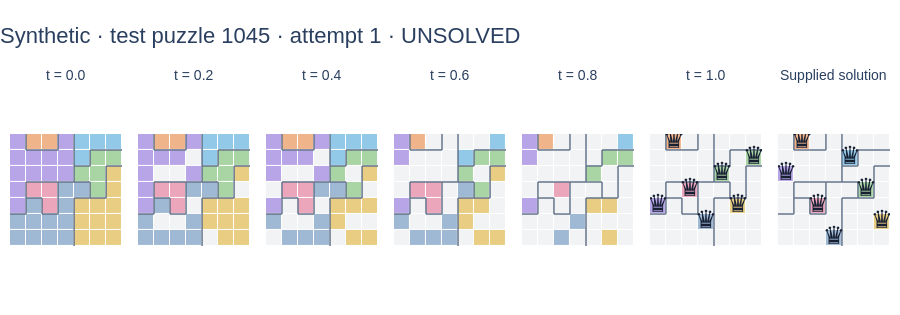
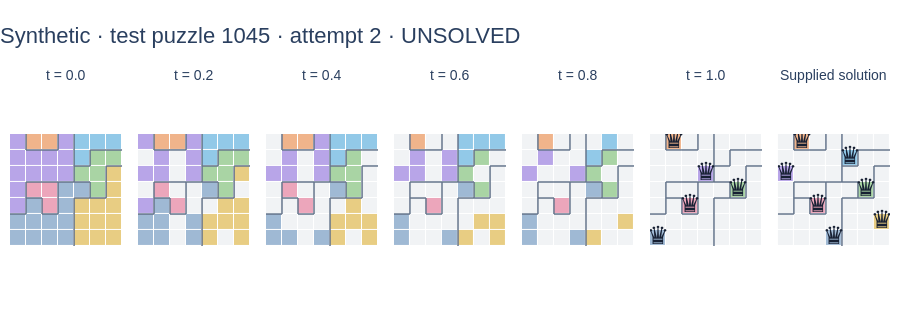

Here is the notebook cell these charts were saved with, in order:
### Code cell
N_TRAJECTORY_PUZZLES = 3
TRAJECTORY_ATTEMPTS = 2
CAPTURE_STEPS = tuple(sorted(set(np.rint(np.linspace(0, FLOW_STEPS, 6)).astype(int))))
trajectory_indices = splits["test"][:N_TRAJECTORY_PUZZLES]
trajectory_progress = widgets.IntProgress(
    value=0,
    max=len(trajectory_indices) * TRAJECTORY_ATTEMPTS * FLOW_STEPS,
    description="Trajectories",
    style={"description_width": "initial"},
    layout=widgets.Layout(width="100%"),
)
display(trajectory_progress)
trajectory_records = []
for puzzle_index in trajectory_indices:
    for attempt in range(TRAJECTORY_ATTEMPTS):
        offset = len(trajectory_records) * FLOW_STEPS

        def update_trajectory(done, total, offset=offset):
            trajectory_progress.value = offset + done

        final, snapshots = sample_queens(
            model,
            regions[puzzle_index],
            steps=FLOW_STEPS,
            seed=SEED + 1000 + len(trajectory_records),
            capture_steps=CAPTURE_STEPS,
            progress=update_trajectory,
        )
        solved = bool(
            solution_checks(regions[puzzle_index], final[0].numpy())["solved"]
        )
        trajectory_records.append((puzzle_index, attempt, snapshots, solved))
trajectory_progress.bar_style = "success"

for puzzle_index, attempt, snapshots, solved in trajectory_records:
    titles = [f"t = {step / FLOW_STEPS:.1f}" for step in CAPTURE_STEPS] + [
        "Supplied solution"
    ]
    fig = make_subplots(
        rows=1, cols=len(titles), subplot_titles=titles, horizontal_spacing=0.018
    )
    for col, step in enumerate(CAPTURE_STEPS, start=1):
        add_board(
            fig,
            snapshots[step][0].numpy(),
            regions[puzzle_index],
            1,
            col,
            queens=step == FLOW_STEPS,
        )
    add_board(
        fig,
        target_tokens[puzzle_index],
        regions[puzzle_index],
        1,
        len(titles),
        queens=True,
    )
    source = puzzles["source_names"][puzzle_index]
    status = "SOLVED" if solved else "UNSOLVED"
    style_boards(
        fig, f"{source} · test puzzle {puzzle_index} · attempt {attempt + 1} · {status}"
    ).show(config=PLOT_CONFIG)

### Figure 1 — Plotly figure (JSON) as saved in the notebook; plotly's stock layout.template omitted (floating-point values rounded to 4 significant figures)
{"data": [{"colorscale": [[0, "#B8A5E8"], [0.125, "#B8A5E8"], [0.125, "#F0B48B"], [0.25, "#F0B48B"], [0.25, "#92C9E8"], [0.375, "#92C9E8"], [0.375, "#A9D4A4"], [0.5, "#A9D4A4"], [0.5, "#E8CD83"], [0.625, "#E8CD83"], [0.625, "#ECA6BB"], [0.75, "#ECA6BB"], [0.75, "#9FB9D4"], [0.875, "#9FB9D4"], [0.875, "#F1F3F5"], [1, "#F1F3F5"]], "customdata": [[0, 1, 1, 0, 2, 2, 2], [0, 0, 0, 0, 2, 3, 3], [0, 0, 0, 0, 3, 3, 4], [0, 5, 5, 6, 6, 3, 4], [0, 6, 5, 6, 4, 4, 4], [6, 6, 6, 6, 4, 4, 4], [6, 6, 6, 6, 4, 4, 4]], "hovertemplate": "row=%{y}, col=%{x}<br>region=%{customdata}<br>token=%{z}<extra></extra>", "showscale": false, "type": "heatmap", "xaxis": "x", "xgap": 1, "yaxis": "y", "ygap": 1, "z": [[0, 1, 1, 0, 2, 2, 2], [0, 0, 0, 0, 2, 3, 3], [0, 0, 0, 0, 3, 3, 4], [0, 5, 5, 6, 6, 3, 4], [0, 6, 5, 6, 4, 4, 4], [6, 6, 6, 6, 4, 4, 4], [6, 6, 6, 6, 4, 4, 4]], "zmax": 7.5, "zmin": -0.5}, {"hoverinfo": "skip", "line": {"color": "#64748B", "width": 1.5}, "mode": "lines", "showlegend": false, "type": "scatter", "x": [0.5, 0.5, null, 0.5, 1.5, null, 2.5, 2.5, null, 1.5, 2.5, null, 3.5, 3.5, null, 4.5, 5.5, null, 5.5, 6.5, null, 3.5, 3.5, null, 4.5, 4.5, null, 3.5, 4.5, null, 5.5, 6.5, null, 0.5, 1.5, null, 1.5, 2.5, null, 3.5, 3.5, null, 2.5, 3.5, null, 3.5, 4.5, null, 5.5, 5.5, null, 0.5, 0.5, null, 0.5, 1.5, null, 2.5, 2.5, null, 4.5, 4.5, null, 3.5, 4.5, null, 5.5, 5.5, null, 4.5, 5.5, null, 0.5, 0.5, null, -0.5, 0.5, null, 1.5, 1.5, null, 2.5, 2.5, null, 1.5, 2.5, null, 3.5, 3.5, null, 3.5, 3.5, null, 3.5, 3.5, null], "xaxis": "x", "y": [-0.5, 0.5, null, 0.5, 0.5, null, -0.5, 0.5, null, 0.5, 0.5, null, -0.5, 0.5, null, 0.5, 0.5, null, 0.5, 0.5, null, 0.5, 1.5, null, 0.5, 1.5, null, 1.5, 1.5, null, 1.5, 1.5, null, 2.5, 2.5, null, 2.5, 2.5, null, 1.5, 2.5, null, 2.5, 2.5, null, 2.5, 2.5, null, 1.5, 2.5, null, 2.5, 3.5, null, 3.5, 3.5, null, 2.5, 3.5, null, 2.5, 3.5, null, 3.5, 3.5, null, 2.5, 3.5, null, 3.5, 3.5, null, 3.5, 4.5, null, 4.5, 4.5, null, 3.5, 4.5, null, 3.5, 4.5, null, 4.5, 4.5, null, 3.5, 4.5, null, 4.5, 5.5, null, 5.5, 6.5, null], "yaxis": "y"}, {"colorscale": [[0, "#B8A5E8"], [0.125, "#B8A5E8"], [0.125, "#F0B48B"], [0.25, "#F0B48B"], [0.25, "#92C9E8"], [0.375, "#92C9E8"], [0.375, "#A9D4A4"], [0.5, "#A9D4A4"], [0.5, "#E8CD83"], [0.625, "#E8CD83"], [0.625, "#ECA6BB"], [0.75, "#ECA6BB"], [0.75, "#9FB9D4"], [0.875, "#9FB9D4"], [0.875, "#F1F3F5"], [1, "#F1F3F5"]], "customdata": [[0, 1, 1, 0, 2, 2, 2], [0, 0, 0, 0, 2, 3, 3], [0, 0, 0, 0, 3, 3, 4], [0, 5, 5, 6, 6, 3, 4], [0, 6, 5, 6, 4, 4, 4], [6, 6, 6, 6, 4, 4, 4], [6, 6, 6, 6, 4, 4, 4]], "hovertemplate": "row=%{y}, col=%{x}<br>region=%{customdata}<br>token=%{z}<extra></extra>", "showscale": false, "type": "heatmap", "xaxis": "x2", "xgap": 1, "yaxis": "y2", "ygap": 1, "z": [[0, 1, 1, 0, 2, 2, 2], [0, 0, 0, 7, 2, 3, 3], [0, 7, 7, 0, 3, 3, 4], [0, 5, 5, 6, 6, 3, 7], [0, 6, 5, 7, 4, 4, 4], [6, 7, 7, 6, 4, 4, 4], [6, 6, 6, 6, 7, 4, 4]], "zmax": 7.5, "zmin": -0.5}, {"hoverinfo": "skip", "line": {"color": "#64748B", "width": 1.5}, "mode": "lines", "showlegend": false, "type": "scatter", "x": [0.5, 0.5, null, 0.5, 1.5, null, 2.5, 2.5, null, 1.5, 2.5, null, 3.5, 3.5, null, 4.5, 5.5, null, 5.5, 6.5, null, 3.5, 3.5, null, 4.5, 4.5, null, 3.5, 4.5, null, 5.5, 6.5, null, 0.5, 1.5, null, 1.5, 2.5, null, 3.5, 3.5, null, 2.5, 3.5, null, 3.5, 4.5, null, 5.5, 5.5, null, 0.5, 0.5, null, 0.5, 1.5, null, 2.5, 2.5, null, 4.5, 4.5, null, 3.5, 4.5, null, 5.5, 5.5, null, 4.5, 5.5, null, 0.5, 0.5, null, -0.5, 0.5, null, 1.5, 1.5, null, 2.5, 2.5, null, 1.5, 2.5, null, 3.5, 3.5, null, 3.5, 3.5, null, 3.5, 3.5, null], "xaxis": "x2", "y": [-0.5, 0.5, null, 0.5, 0.5, null, -0.5, 0.5, null, 0.5, 0.5, null, -0.5, 0.5, null, 0.5, 0.5, null, 0.5, 0.5, null, 0.5, 1.5, null, 0.5, 1.5, null, 1.5, 1.5, null, 1.5, 1.5, null, 2.5, 2.5, null, 2.5, 2.5, null, 1.5, 2.5, null, 2.5, 2.5, null, 2.5, 2.5, null, 1.5, 2.5, null, 2.5, 3.5, null, 3.5, 3.5, null, 2.5, 3.5, null, 2.5, 3.5, null, 3.5, 3.5, null, 2.5, 3.5, null, 3.5, 3.5, null, 3.5, 4.5, null, 4.5, 4.5, null, 3.5, 4.5, null, 3.5, 4.5, null, 4.5, 4.5, null, 3.5, 4.5, null, 4.5, 5.5, null, 5.5, 6.5, null], "yaxis": "y2"}, {"colorscale": [[0, "#B8A5E8"], [0.125, "#B8A5E8"], [0.125, "#F0B48B"], [0.25, "#F0B48B"], [0.25, "#92C9E8"], [0.375, "#92C9E8"], [0.375, "#A9D4A4"], [0.5, "#A9D4A4"], [0.5, "#E8CD83"], [0.625, "#E8CD83"], [0.625, "#ECA6BB"], [0.75, "#ECA6BB"], [0.75, "#9FB9D4"], [0.875, "#9FB9D4"], [0.875, "#F1F3F5"], [1, "#F1F3F5"]], "customdata": [[0, 1, 1, 0, 2, 2, 2], [0, 0, 0, 0, 2, 3, 3], [0, 0, 0, 0, 3, 3, 4], [0, 5, 5, 6, 6, 3, 4], [0, 6, 5, 6, 4, 4, 4], [6, 6, 6, 6, 4, 4, 4], [6, 6, 6, 6, 4, 4, 4]], "hovertemplate": "row=%{y}, col=%{x}<br>region=%{customdata}<br>token=%{z}<extra></extra>", "showscale": false, "type": "heatmap", "xaxis": "x3", "xgap": 1, "yaxis": "y3", "ygap": 1, "z": [[0, 1, 1, 0, 2, 2, 2], [0, 0, 0, 7, 2, 3, 3], [0, 7, 7, 0, 3, 7, 4], [7, 5, 5, 6, 6, 3, 7], [0, 7, 5, 7, 4, 4, 4], [6, 7, 7, 6, 4, 7, 7], [7, 6, 6, 6, 7, 4, 4]], "zmax": 7.5, "zmin": -0.5}, {"hoverinfo": "skip", "line": {"color": "#64748B", "width": 1.5}, "mode": "lines", "showlegend": false, "type": "scatter", "x": [0.5, 0.5, null, 0.5, 1.5, null, 2.5, 2.5, null, 1.5, 2.5, null, 3.5, 3.5, null, 4.5, 5.5, null, 5.5, 6.5, null, 3.5, 3.5, null, 4.5, 4.5, null, 3.5, 4.5, null, 5.5, 6.5, null, 0.5, 1.5, null, 1.5, 2.5, null, 3.5, 3.5, null, 2.5, 3.5, null, 3.5, 4.5, null, 5.5, 5.5, null, 0.5, 0.5, null, 0.5, 1.5, null, 2.5, 2.5, null, 4.5, 4.5, null, 3.5, 4.5, null, 5.5, 5.5, null, 4.5, 5.5, null, 0.5, 0.5, null, -0.5, 0.5, null, 1.5, 1.5, null, 2.5, 2.5, null, 1.5, 2.5, null, 3.5, 3.5, null, 3.5, 3.5, null, 3.5, 3.5, null], "xaxis": "x3", "y": [-0.5, 0.5, null, 0.5, 0.5, null, -0.5, 0.5, null, 0.5, 0.5, null, -0.5, 0.5, null, 0.5, 0.5, null, 0.5, 0.5, null, 0.5, 1.5, null, 0.5, 1.5, null, 1.5, 1.5, null, 1.5, 1.5, null, 2.5, 2.5, null, 2.5, 2.5, null, 1.5, 2.5, null, 2.5, 2.5, null, 2.5, 2.5, null, 1.5, 2.5, null, 2.5, 3.5, null, 3.5, 3.5, null, 2.5, 3.5, null, 2.5, 3.5, null, 3.5, 3.5, null, 2.5, 3.5, null, 3.5, 3.5, null, 3.5, 4.5, null, 4.5, 4.5, null, 3.5, 4.5, null, 3.5, 4.5, null, 4.5, 4.5, null, 3.5, 4.5, null, 4.5, 5.5, null, 5.5, 6.5, null], "yaxis": "y3"}, {"colorscale": [[0, "#B8A5E8"], [0.125, "#B8A5E8"], [0.125, "#F0B48B"], [0.25, "#F0B48B"], [0.25, "#92C9E8"], [0.375, "#92C9E8"], [0.375, "#A9D4A4"], [0.5, "#A9D4A4"], [0.5, "#E8CD83"], [0.625, "#E8CD83"], [0.625, "#ECA6BB"], [0.75, "#ECA6BB"], [0.75, "#9FB9D4"], [0.875, "#9FB9D4"], [0.875, "#F1F3F5"], [1, "#F1F3F5"]], "customdata": [[0, 1, 1, 0, 2, 2, 2], [0, 0, 0, 0, 2, 3, 3], [0, 0, 0, 0, 3, 3, 4], [0, 5, 5, 6, 6, 3, 4], [0, 6, 5, 6, 4, 4, 4], [6, 6, 6, 6, 4, 4, 4], [6, 6, 6, 6, 4, 4, 4]], "hovertemplate": "row=%{y}, col=%{x}<br>region=%{customdata}<br>token=%{z}<extra></extra>", "showscale": false, "type": "heatmap", "xaxis": "x4", "xgap": 1, "yaxis": "y4", "ygap": 1, "z": [[0, 1, 7, 7, 7, 7, 2], [0, 7, 7, 7, 2, 3, 3], [7, 7, 7, 7, 3, 7, 4], [7, 5, 5, 7, 6, 3, 7], [0, 7, 5, 7, 4, 4, 7], [6, 7, 7, 6, 4, 7, 7], [7, 6, 6, 6, 7, 4, 4]], "zmax": 7.5, "zmin": -0.5}, {"hoverinfo": "skip", "line": {"color": "#64748B", "width": 1.5}, "mode": "lines", "showlegend": false, "type": "scatter", "x": [0.5, 0.5, null, 0.5, 1.5, null, 2.5, 2.5, null, 1.5, 2.5, null, 3.5, 3.5, null, 4.5, 5.5, null, 5.5, 6.5, null, 3.5, 3.5, null, 4.5, 4.5, null, 3.5, 4.5, null, 5.5, 6.5, null, 0.5, 1.5, null, 1.5, 2.5, null, 3.5, 3.5, null, 2.5, 3.5, null, 3.5, 4.5, null, 5.5, 5.5, null, 0.5, 0.5, null, 0.5, 1.5, null, 2.5, 2.5, null, 4.5, 4.5, null, 3.5, 4.5, null, 5.5, 5.5, null, 4.5, 5.5, null, 0.5, 0.5, null, -0.5, 0.5, null, 1.5, 1.5, null, 2.5, 2.5, null, 1.5, 2.5, null, 3.5, 3.5, null, 3.5, 3.5, null, 3.5, 3.5, null], "xaxis": "x4", "y": [-0.5, 0.5, null, 0.5, 0.5, null, -0.5, 0.5, null, 0.5, 0.5, null, -0.5, 0.5, null, 0.5, 0.5, null, 0.5, 0.5, null, 0.5, 1.5, null, 0.5, 1.5, null, 1.5, 1.5, null, 1.5, 1.5, null, 2.5, 2.5, null, 2.5, 2.5, null, 1.5, 2.5, null, 2.5, 2.5, null, 2.5, 2.5, null, 1.5, 2.5, null, 2.5, 3.5, null, 3.5, 3.5, null, 2.5, 3.5, null, 2.5, 3.5, null, 3.5, 3.5, null, 2.5, 3.5, null, 3.5, 3.5, null, 3.5, 4.5, null, 4.5, 4.5, null, 3.5, 4.5, null, 3.5, 4.5, null, 4.5, 4.5, null, 3.5, 4.5, null, 4.5, 5.5, null, 5.5, 6.5, null], "yaxis": "y4"}, {"colorscale": [[0, "#B8A5E8"], [0.125, "#B8A5E8"], [0.125, "#F0B48B"], [0.25, "#F0B48B"], [0.25, "#92C9E8"], [0.375, "#92C9E8"], [0.375, "#A9D4A4"], [0.5, "#A9D4A4"], [0.5, "#E8CD83"], [0.625, "#E8CD83"], [0.625, "#ECA6BB"], [0.75, "#ECA6BB"], [0.75, "#9FB9D4"], [0.875, "#9FB9D4"], [0.875, "#F1F3F5"], [1, "#F1F3F5"]], "customdata": [[0, 1, 1, 0, 2, 2, 2], [0, 0, 0, 0, 2, 3, 3], [0, 0, 0, 0, 3, 3, 4], [0, 5, 5, 6, 6, 3, 4], [0, 6, 5, 6, 4, 4, 4], [6, 6, 6, 6, 4, 4, 4], [6, 6, 6, 6, 4, 4, 4]], "hovertemplate": "row=%{y}, col=%{x}<br>region=%{customdata}<br>token=%{z}<extra></extra>", "showscale": false, "type": "heatmap", "xaxis": "x5", "xgap": 1, "yaxis": "y5", "ygap": 1, "z": [[0, 1, 7, 7, 7, 7, 2], [0, 7, 7, 7, 7, 3, 3], [7, 7, 7, 7, 3, 7, 7], [7, 7, 5, 7, 7, 7, 7], [0, 7, 7, 7, 4, 4, 7], [7, 7, 7, 6, 7, 7, 7], [7, 7, 6, 7, 7, 4, 7]], "zmax": 7.5, "zmin": -0.5}, {"hoverinfo": "skip", "line": {"color": "#64748B", "width": 1.5}, "mode": "lines", "showlegend": false, "type": "scatter", "x": [0.5, 0.5, null, 0.5, 1.5, null, 2.5, 2.5, null, 1.5, 2.5, null, 3.5, 3.5, null, 4.5, 5.5, null, 5.5, 6.5, null, 3.5, 3.5, null, 4.5, 4.5, null, 3.5, 4.5, null, 5.5, 6.5, null, 0.5, 1.5, null, 1.5, 2.5, null, 3.5, 3.5, null, 2.5, 3.5, null, 3.5, 4.5, null, 5.5, 5.5, null, 0.5, 0.5, null, 0.5, 1.5, null, 2.5, 2.5, null, 4.5, 4.5, null, 3.5, 4.5, null, 5.5, 5.5, null, 4.5, 5.5, null, 0.5, 0.5, null, -0.5, 0.5, null, 1.5, 1.5, null, 2.5, 2.5, null, 1.5, 2.5, null, 3.5, 3.5, null, 3.5, 3.5, null, 3.5, 3.5, null], "xaxis": "x5", "y": [-0.5, 0.5, null, 0.5, 0.5, null, -0.5, 0.5, null, 0.5, 0.5, null, -0.5, 0.5, null, 0.5, 0.5, null, 0.5, 0.5, null, 0.5, 1.5, null, 0.5, 1.5, null, 1.5, 1.5, null, 1.5, 1.5, null, 2.5, 2.5, null, 2.5, 2.5, null, 1.5, 2.5, null, 2.5, 2.5, null, 2.5, 2.5, null, 1.5, 2.5, null, 2.5, 3.5, null, 3.5, 3.5, null, 2.5, 3.5, null, 2.5, 3.5, null, 3.5, 3.5, null, 2.5, 3.5, null, 3.5, 3.5, null, 3.5, 4.5, null, 4.5, 4.5, null, 3.5, 4.5, null, 3.5, 4.5, null, 4.5, 4.5, null, 3.5, 4.5, null, 4.5, 5.5, null, 5.5, 6.5, null], "yaxis": "y5"}, {"colorscale": [[0, "#B8A5E8"], [0.125, "#B8A5E8"], [0.125, "#F0B48B"], [0.25, "#F0B48B"], [0.25, "#92C9E8"], [0.375, "#92C9E8"], [0.375, "#A9D4A4"], [0.5, "#A9D4A4"], [0.5, "#E8CD83"], [0.625, "#E8CD83"], [0.625, "#ECA6BB"], [0.75, "#ECA6BB"], [0.75, "#9FB9D4"], [0.875, "#9FB9D4"], [0.875, "#F1F3F5"], [1, "#F1F3F5"]], "customdata": [[0, 1, 1, 0, 2, 2, 2], [0, 0, 0, 0, 2, 3, 3], [0, 0, 0, 0, 3, 3, 4], [0, 5, 5, 6, 6, 3, 4], [0, 6, 5, 6, 4, 4, 4], [6, 6, 6, 6, 4, 4, 4], [6, 6, 6, 6, 4, 4, 4]], "hovertemplate": "row=%{y}, col=%{x}<br>region=%{customdata}<br>token=%{z}<extra></extra>", "showscale": false, "type": "heatmap", "xaxis": "x6", "xgap": 1, "yaxis": "y6", "ygap": 1, "z": [[7, 1, 7, 7, 7, 7, 7], [7, 7, 7, 7, 7, 7, 3], [7, 7, 7, 7, 3, 7, 7], [7, 7, 5, 7, 7, 7, 7], [0, 7, 7, 7, 7, 4, 7], [7, 7, 7, 6, 7, 7, 7], [7, 7, 7, 7, 7, 7, 7]], "zmax": 7.5, "zmin": -0.5}, {"hoverinfo": "skip", "line": {"color": "#64748B", "width": 1.5}, "mode": "lines", "showlegend": false, "type": "scatter", "x": [0.5, 0.5, null, 0.5, 1.5, null, 2.5, 2.5, null, 1.5, 2.5, null, 3.5, 3.5, null, 4.5, 5.5, null, 5.5, 6.5, null, 3.5, 3.5, null, 4.5, 4.5, null, 3.5, 4.5, null, 5.5, 6.5, null, 0.5, 1.5, null, 1.5, 2.5, null, 3.5, 3.5, null, 2.5, 3.5, null, 3.5, 4.5, null, 5.5, 5.5, null, 0.5, 0.5, null, 0.5, 1.5, null, 2.5, 2.5, null, 4.5, 4.5, null, 3.5, 4.5, null, 5.5, 5.5, null, 4.5, 5.5, null, 0.5, 0.5, null, -0.5, 0.5, null, 1.5, 1.5, null, 2.5, 2.5, null, 1.5, 2.5, null, 3.5, 3.5, null, 3.5, 3.5, null, 3.5, 3.5, null], "xaxis": "x6", "y": [-0.5, 0.5, null, 0.5, 0.5, null, -0.5, 0.5, null, 0.5, 0.5, null, -0.5, 0.5, null, 0.5, 0.5, null, 0.5, 0.5, null, 0.5, 1.5, null, 0.5, 1.5, null, 1.5, 1.5, null, 1.5, 1.5, null, 2.5, 2.5, null, 2.5, 2.5, null, 1.5, 2.5, null, 2.5, 2.5, null, 2.5, 2.5, null, 1.5, 2.5, null, 2.5, 3.5, null, 3.5, 3.5, null, 2.5, 3.5, null, 2.5, 3.5, null, 3.5, 3.5, null, 2.5, 3.5, null, 3.5, 3.5, null, 3.5, 4.5, null, 4.5, 4.5, null, 3.5, 4.5, null, 3.5, 4.5, null, 4.5, 4.5, null, 3.5, 4.5, null, 4.5, 5.5, null, 5.5, 6.5, null], "yaxis": "y6"}, {"hoverinfo": "skip", "mode": "text", "showlegend": false, "text": ["♛", "♛", "♛", "♛", "♛", "♛", "♛"], "textfont": {"color": "#172033", "size": 25}, "type": "scatter", "x": [1, 6, 4, 2, 0, 5, 3], "xaxis": "x6", "y": [0, 1, 2, 3, 4, 4, 5], "yaxis": "y6"}, {"colorscale": [[0, "#B8A5E8"], [0.125, "#B8A5E8"], [0.125, "#F0B48B"], [0.25, "#F0B48B"], [0.25, "#92C9E8"], [0.375, "#92C9E8"], [0.375, "#A9D4A4"], [0.5, "#A9D4A4"], [0.5, "#E8CD83"], [0.625, "#E8CD83"], [0.625, "#ECA6BB"], [0.75, "#ECA6BB"], [0.75, "#9FB9D4"], [0.875, "#9FB9D4"], [0.875, "#F1F3F5"], [1, "#F1F3F5"]], "customdata": [[0, 1, 1, 0, 2, 2, 2], [0, 0, 0, 0, 2, 3, 3], [0, 0, 0, 0, 3, 3, 4], [0, 5, 5, 6, 6, 3, 4], [0, 6, 5, 6, 4, 4, 4], [6, 6, 6, 6, 4, 4, 4], [6, 6, 6, 6, 4, 4, 4]], "hovertemplate": "row=%{y}, col=%{x}<br>region=%{customdata}<br>token=%{z}<extra></extra>", "showscale": false, "type": "heatmap", "xaxis": "x7", "xgap": 1, "yaxis": "y7", "ygap": 1, "z": [[7, 1, 7, 7, 7, 7, 7], [7, 7, 7, 7, 2, 7, 7], [0, 7, 7, 7, 7, 7, 7], [7, 7, 7, 7, 7, 3, 7], [7, 7, 5, 7, 7, 7, 7], [7, 7, 7, 7, 7, 7, 4], [7, 7, 7, 6, 7, 7, 7]], "zmax": 7.5, "zmin": -0.5}, {"hoverinfo": "skip", "line": {"color": "#64748B", "width": 1.5}, "mode": "lines", "showlegend": false, "type": "scatter", "x": [0.5, 0.5, null, 0.5, 1.5, null, 2.5, 2.5, null, 1.5, 2.5, null, 3.5, 3.5, null, 4.5, 5.5, null, 5.5, 6.5, null, 3.5, 3.5, null, 4.5, 4.5, null, 3.5, 4.5, null, 5.5, 6.5, null, 0.5, 1.5, null, 1.5, 2.5, null, 3.5, 3.5, null, 2.5, 3.5, null, 3.5, 4.5, null, 5.5, 5.5, null, 0.5, 0.5, null, 0.5, 1.5, null, 2.5, 2.5, null, 4.5, 4.5, null, 3.5, 4.5, null, 5.5, 5.5, null, 4.5, 5.5, null, 0.5, 0.5, null, -0.5, 0.5, null, 1.5, 1.5, null, 2.5, 2.5, null, 1.5, 2.5, null, 3.5, 3.5, null, 3.5, 3.5, null, 3.5, 3.5, null], "xaxis": "x7", "y": [-0.5, 0.5, null, 0.5, 0.5, null, -0.5, 0.5, null, 0.5, 0.5, null, -0.5, 0.5, null, 0.5, 0.5, null, 0.5, 0.5, null, 0.5, 1.5, null, 0.5, 1.5, null, 1.5, 1.5, null, 1.5, 1.5, null, 2.5, 2.5, null, 2.5, 2.5, null, 1.5, 2.5, null, 2.5, 2.5, null, 2.5, 2.5, null, 1.5, 2.5, null, 2.5, 3.5, null, 3.5, 3.5, null, 2.5, 3.5, null, 2.5, 3.5, null, 3.5, 3.5, null, 2.5, 3.5, null, 3.5, 3.5, null, 3.5, 4.5, null, 4.5, 4.5, null, 3.5, 4.5, null, 3.5, 4.5, null, 4.5, 4.5, null, 3.5, 4.5, null, 4.5, 5.5, null, 5.5, 6.5, null], "yaxis": "y7"}, {"hoverinfo": "skip", "mode": "text", "showlegend": false, "text": ["♛", "♛", "♛", "♛", "♛", "♛", "♛"], "textfont": {"color": "#172033", "size": 25}, "type": "scatter", "x": [1, 4, 0, 5, 2, 6, 3], "xaxis": "x7", "y": [0, 1, 2, 3, 4, 5, 6], "yaxis": "y7"}], "layout": {"annotations": [{"font": {"size": 14}, "showarrow": false, "text": "t = 0.0", "x": 0.06371, "xanchor": "center", "xref": "paper", "y": 1, "yanchor": "bottom", "yref": "paper"}, {"font": {"size": 14}, "showarrow": false, "text": "t = 0.2", "x": 0.2091, "xanchor": "center", "xref": "paper", "y": 1, "yanchor": "bottom", "yref": "paper"}, {"font": {"size": 14}, "showarrow": false, "text": "t = 0.4", "x": 0.3546, "xanchor": "center", "xref": "paper", "y": 1, "yanchor": "bottom", "yref": "paper"}, {"font": {"size": 14}, "showarrow": false, "text": "t = 0.6", "x": 0.5, "xanchor": "center", "xref": "paper", "y": 1, "yanchor": "bottom", "yref": "paper"}, {"font": {"size": 14}, "showarrow": false, "text": "t = 0.8", "x": 0.6454, "xanchor": "center", "xref": "paper", "y": 1, "yanchor": "bottom", "yref": "paper"}, {"font": {"size": 14}, "showarrow": false, "text": "t = 1.0", "x": 0.7909, "xanchor": "center", "xref": "paper", "y": 1, "yanchor": "bottom", "yref": "paper"}, {"font": {"size": 14}, "showarrow": false, "text": "Supplied solution", "x": 0.9363, "xanchor": "center", "xref": "paper", "y": 1, "yanchor": "bottom", "yref": "paper"}], "autosize": true, "font": {"family": "Arial, sans-serif", "size": 15}, "height": 315, "margin": {"b": 20, "l": 10, "r": 10, "t": 85}, "showlegend": false, "title": {"font": {"size": 22}, "text": "Synthetic · test puzzle 1045 · attempt 1 · UNSOLVED", "x": 0}, "xaxis": {"anchor": "y", "constrain": "domain", "domain": [0, 0.1274], "fixedrange": true, "range": [-0.5, 6.5], "showgrid": false, "showticklabels": false, "zeroline": false}, "xaxis2": {"anchor": "y2", "constrain": "domain", "domain": [0.1454, 0.2729], "fixedrange": true, "range": [-0.5, 6.5], "showgrid": false, "showticklabels": false, "zeroline": false}, "xaxis3": {"anchor": "y3", "constrain": "domain", "domain": [0.2909, 0.4183], "fixedrange": true, "range": [-0.5, 6.5], "showgrid": false, "showticklabels": false, "zeroline": false}, "xaxis4": {"anchor": "y4", "constrain": "domain", "domain": [0.4363, 0.5637], "fixedrange": true, "range": [-0.5, 6.5], "showgrid": false, "showticklabels": false, "zeroline": false}, "xaxis5": {"anchor": "y5", "constrain": "domain", "domain": [0.5817, 0.7091], "fixedrange": true, "range": [-0.5, 6.5], "showgrid": false, "showticklabels": false, "zeroline": false}, "xaxis6": {"anchor": "y6", "constrain": "domain", "domain": [0.7271, 0.8546], "fixedrange": true, "range": [-0.5, 6.5], "showgrid": false, "showticklabels": false, "zeroline": false}, "xaxis7": {"anchor": "y7", "constrain": "domain", "domain": [0.8726, 1.0], "fixedrange": true, "range": [-0.5, 6.5], "showgrid": false, "showticklabels": false, "zeroline": false}, "yaxis": {"anchor": "x", "constrain": "domain", "domain": [0, 1], "fixedrange": true, "range": [6.5, -0.5], "scaleanchor": "x", "scaleratio": 1, "showgrid": false, "showticklabels": false, "zeroline": false}, "yaxis2": {"anchor": "x2", "constrain": "domain", "domain": [0, 1], "fixedrange": true, "range": [6.5, -0.5], "scaleanchor": "x2", "scaleratio": 1, "showgrid": false, "showticklabels": false, "zeroline": false}, "yaxis3": {"anchor": "x3", "constrain": "domain", "domain": [0, 1], "fixedrange": true, "range": [6.5, -0.5], "scaleanchor": "x3", "scaleratio": 1, "showgrid": false, "showticklabels": false, "zeroline": false}, "yaxis4": {"anchor": "x4", "constrain": "domain", "domain": [0, 1], "fixedrange": true, "range": [6.5, -0.5], "scaleanchor": "x4", "scaleratio": 1, "showgrid": false, "showticklabels": false, "zeroline": false}, "yaxis5": {"anchor": "x5", "constrain": "domain", "domain": [0, 1], "fixedrange": true, "range": [6.5, -0.5], "scaleanchor": "x5", "scaleratio": 1, "showgrid": false, "showticklabels": false, "zeroline": false}, "yaxis6": {"anchor": "x6", "constrain": "domain", "domain": [0, 1], "fixedrange": true, "range": [6.5, -0.5], "scaleanchor": "x6", "scaleratio": 1, "showgrid": false, "showticklabels": false, "zeroline": false}, "yaxis7": {"anchor": "x7", "constrain": "domain", "domain": [0, 1], "fixedrange": true, "range": [6.5, -0.5], "scaleanchor": "x7", "scaleratio": 1, "showgrid": false, "showticklabels": false, "zeroline": false}}}

### Figure 2 — Plotly figure (JSON) as saved in the notebook; plotly's stock layout.template omitted (floating-point values rounded to 4 significant figures)
{"data": [{"colorscale": [[0, "#B8A5E8"], [0.125, "#B8A5E8"], [0.125, "#F0B48B"], [0.25, "#F0B48B"], [0.25, "#92C9E8"], [0.375, "#92C9E8"], [0.375, "#A9D4A4"], [0.5, "#A9D4A4"], [0.5, "#E8CD83"], [0.625, "#E8CD83"], [0.625, "#ECA6BB"], [0.75, "#ECA6BB"], [0.75, "#9FB9D4"], [0.875, "#9FB9D4"], [0.875, "#F1F3F5"], [1, "#F1F3F5"]], "customdata": [[0, 1, 1, 0, 2, 2, 2], [0, 0, 0, 0, 2, 3, 3], [0, 0, 0, 0, 3, 3, 4], [0, 5, 5, 6, 6, 3, 4], [0, 6, 5, 6, 4, 4, 4], [6, 6, 6, 6, 4, 4, 4], [6, 6, 6, 6, 4, 4, 4]], "hovertemplate": "row=%{y}, col=%{x}<br>region=%{customdata}<br>token=%{z}<extra></extra>", "showscale": false, "type": "heatmap", "xaxis": "x", "xgap": 1, "yaxis": "y", "ygap": 1, "z": [[0, 1, 1, 0, 2, 2, 2], [0, 0, 0, 0, 2, 3, 3], [0, 0, 0, 0, 3, 3, 4], [0, 5, 5, 6, 6, 3, 4], [0, 6, 5, 6, 4, 4, 4], [6, 6, 6, 6, 4, 4, 4], [6, 6, 6, 6, 4, 4, 4]], "zmax": 7.5, "zmin": -0.5}, {"hoverinfo": "skip", "line": {"color": "#64748B", "width": 1.5}, "mode": "lines", "showlegend": false, "type": "scatter", "x": [0.5, 0.5, null, 0.5, 1.5, null, 2.5, 2.5, null, 1.5, 2.5, null, 3.5, 3.5, null, 4.5, 5.5, null, 5.5, 6.5, null, 3.5, 3.5, null, 4.5, 4.5, null, 3.5, 4.5, null, 5.5, 6.5, null, 0.5, 1.5, null, 1.5, 2.5, null, 3.5, 3.5, null, 2.5, 3.5, null, 3.5, 4.5, null, 5.5, 5.5, null, 0.5, 0.5, null, 0.5, 1.5, null, 2.5, 2.5, null, 4.5, 4.5, null, 3.5, 4.5, null, 5.5, 5.5, null, 4.5, 5.5, null, 0.5, 0.5, null, -0.5, 0.5, null, 1.5, 1.5, null, 2.5, 2.5, null, 1.5, 2.5, null, 3.5, 3.5, null, 3.5, 3.5, null, 3.5, 3.5, null], "xaxis": "x", "y": [-0.5, 0.5, null, 0.5, 0.5, null, -0.5, 0.5, null, 0.5, 0.5, null, -0.5, 0.5, null, 0.5, 0.5, null, 0.5, 0.5, null, 0.5, 1.5, null, 0.5, 1.5, null, 1.5, 1.5, null, 1.5, 1.5, null, 2.5, 2.5, null, 2.5, 2.5, null, 1.5, 2.5, null, 2.5, 2.5, null, 2.5, 2.5, null, 1.5, 2.5, null, 2.5, 3.5, null, 3.5, 3.5, null, 2.5, 3.5, null, 2.5, 3.5, null, 3.5, 3.5, null, 2.5, 3.5, null, 3.5, 3.5, null, 3.5, 4.5, null, 4.5, 4.5, null, 3.5, 4.5, null, 3.5, 4.5, null, 4.5, 4.5, null, 3.5, 4.5, null, 4.5, 5.5, null, 5.5, 6.5, null], "yaxis": "y"}, {"colorscale": [[0, "#B8A5E8"], [0.125, "#B8A5E8"], [0.125, "#F0B48B"], [0.25, "#F0B48B"], [0.25, "#92C9E8"], [0.375, "#92C9E8"], [0.375, "#A9D4A4"], [0.5, "#A9D4A4"], [0.5, "#E8CD83"], [0.625, "#E8CD83"], [0.625, "#ECA6BB"], [0.75, "#ECA6BB"], [0.75, "#9FB9D4"], [0.875, "#9FB9D4"], [0.875, "#F1F3F5"], [1, "#F1F3F5"]], "customdata": [[0, 1, 1, 0, 2, 2, 2], [0, 0, 0, 0, 2, 3, 3], [0, 0, 0, 0, 3, 3, 4], [0, 5, 5, 6, 6, 3, 4], [0, 6, 5, 6, 4, 4, 4], [6, 6, 6, 6, 4, 4, 4], [6, 6, 6, 6, 4, 4, 4]], "hovertemplate": "row=%{y}, col=%{x}<br>region=%{customdata}<br>token=%{z}<extra></extra>", "showscale": false, "type": "heatmap", "xaxis": "x2", "xgap": 1, "yaxis": "y2", "ygap": 1, "z": [[0, 1, 1, 0, 2, 2, 2], [7, 0, 7, 0, 2, 3, 3], [0, 0, 7, 0, 3, 3, 4], [7, 5, 7, 7, 6, 3, 7], [0, 6, 5, 7, 7, 4, 4], [6, 6, 7, 6, 4, 4, 4], [6, 6, 7, 6, 4, 7, 4]], "zmax": 7.5, "zmin": -0.5}, {"hoverinfo": "skip", "line": {"color": "#64748B", "width": 1.5}, "mode": "lines", "showlegend": false, "type": "scatter", "x": [0.5, 0.5, null, 0.5, 1.5, null, 2.5, 2.5, null, 1.5, 2.5, null, 3.5, 3.5, null, 4.5, 5.5, null, 5.5, 6.5, null, 3.5, 3.5, null, 4.5, 4.5, null, 3.5, 4.5, null, 5.5, 6.5, null, 0.5, 1.5, null, 1.5, 2.5, null, 3.5, 3.5, null, 2.5, 3.5, null, 3.5, 4.5, null, 5.5, 5.5, null, 0.5, 0.5, null, 0.5, 1.5, null, 2.5, 2.5, null, 4.5, 4.5, null, 3.5, 4.5, null, 5.5, 5.5, null, 4.5, 5.5, null, 0.5, 0.5, null, -0.5, 0.5, null, 1.5, 1.5, null, 2.5, 2.5, null, 1.5, 2.5, null, 3.5, 3.5, null, 3.5, 3.5, null, 3.5, 3.5, null], "xaxis": "x2", "y": [-0.5, 0.5, null, 0.5, 0.5, null, -0.5, 0.5, null, 0.5, 0.5, null, -0.5, 0.5, null, 0.5, 0.5, null, 0.5, 0.5, null, 0.5, 1.5, null, 0.5, 1.5, null, 1.5, 1.5, null, 1.5, 1.5, null, 2.5, 2.5, null, 2.5, 2.5, null, 1.5, 2.5, null, 2.5, 2.5, null, 2.5, 2.5, null, 1.5, 2.5, null, 2.5, 3.5, null, 3.5, 3.5, null, 2.5, 3.5, null, 2.5, 3.5, null, 3.5, 3.5, null, 2.5, 3.5, null, 3.5, 3.5, null, 3.5, 4.5, null, 4.5, 4.5, null, 3.5, 4.5, null, 3.5, 4.5, null, 4.5, 4.5, null, 3.5, 4.5, null, 4.5, 5.5, null, 5.5, 6.5, null], "yaxis": "y2"}, {"colorscale": [[0, "#B8A5E8"], [0.125, "#B8A5E8"], [0.125, "#F0B48B"], [0.25, "#F0B48B"], [0.25, "#92C9E8"], [0.375, "#92C9E8"], [0.375, "#A9D4A4"], [0.5, "#A9D4A4"], [0.5, "#E8CD83"], [0.625, "#E8CD83"], [0.625, "#ECA6BB"], [0.75, "#ECA6BB"], [0.75, "#9FB9D4"], [0.875, "#9FB9D4"], [0.875, "#F1F3F5"], [1, "#F1F3F5"]], "customdata": [[0, 1, 1, 0, 2, 2, 2], [0, 0, 0, 0, 2, 3, 3], [0, 0, 0, 0, 3, 3, 4], [0, 5, 5, 6, 6, 3, 4], [0, 6, 5, 6, 4, 4, 4], [6, 6, 6, 6, 4, 4, 4], [6, 6, 6, 6, 4, 4, 4]], "hovertemplate": "row=%{y}, col=%{x}<br>region=%{customdata}<br>token=%{z}<extra></extra>", "showscale": false, "type": "heatmap", "xaxis": "x3", "xgap": 1, "yaxis": "y3", "ygap": 1, "z": [[7, 1, 1, 0, 2, 2, 2], [7, 0, 7, 0, 2, 3, 7], [0, 0, 7, 0, 3, 3, 7], [7, 5, 7, 7, 6, 3, 7], [7, 7, 5, 7, 7, 4, 7], [6, 7, 7, 7, 4, 4, 4], [6, 6, 7, 6, 4, 7, 4]], "zmax": 7.5, "zmin": -0.5}, {"hoverinfo": "skip", "line": {"color": "#64748B", "width": 1.5}, "mode": "lines", "showlegend": false, "type": "scatter", "x": [0.5, 0.5, null, 0.5, 1.5, null, 2.5, 2.5, null, 1.5, 2.5, null, 3.5, 3.5, null, 4.5, 5.5, null, 5.5, 6.5, null, 3.5, 3.5, null, 4.5, 4.5, null, 3.5, 4.5, null, 5.5, 6.5, null, 0.5, 1.5, null, 1.5, 2.5, null, 3.5, 3.5, null, 2.5, 3.5, null, 3.5, 4.5, null, 5.5, 5.5, null, 0.5, 0.5, null, 0.5, 1.5, null, 2.5, 2.5, null, 4.5, 4.5, null, 3.5, 4.5, null, 5.5, 5.5, null, 4.5, 5.5, null, 0.5, 0.5, null, -0.5, 0.5, null, 1.5, 1.5, null, 2.5, 2.5, null, 1.5, 2.5, null, 3.5, 3.5, null, 3.5, 3.5, null, 3.5, 3.5, null], "xaxis": "x3", "y": [-0.5, 0.5, null, 0.5, 0.5, null, -0.5, 0.5, null, 0.5, 0.5, null, -0.5, 0.5, null, 0.5, 0.5, null, 0.5, 0.5, null, 0.5, 1.5, null, 0.5, 1.5, null, 1.5, 1.5, null, 1.5, 1.5, null, 2.5, 2.5, null, 2.5, 2.5, null, 1.5, 2.5, null, 2.5, 2.5, null, 2.5, 2.5, null, 1.5, 2.5, null, 2.5, 3.5, null, 3.5, 3.5, null, 2.5, 3.5, null, 2.5, 3.5, null, 3.5, 3.5, null, 2.5, 3.5, null, 3.5, 3.5, null, 3.5, 4.5, null, 4.5, 4.5, null, 3.5, 4.5, null, 3.5, 4.5, null, 4.5, 4.5, null, 3.5, 4.5, null, 4.5, 5.5, null, 5.5, 6.5, null], "yaxis": "y3"}, {"colorscale": [[0, "#B8A5E8"], [0.125, "#B8A5E8"], [0.125, "#F0B48B"], [0.25, "#F0B48B"], [0.25, "#92C9E8"], [0.375, "#92C9E8"], [0.375, "#A9D4A4"], [0.5, "#A9D4A4"], [0.5, "#E8CD83"], [0.625, "#E8CD83"], [0.625, "#ECA6BB"], [0.75, "#ECA6BB"], [0.75, "#9FB9D4"], [0.875, "#9FB9D4"], [0.875, "#F1F3F5"], [1, "#F1F3F5"]], "customdata": [[0, 1, 1, 0, 2, 2, 2], [0, 0, 0, 0, 2, 3, 3], [0, 0, 0, 0, 3, 3, 4], [0, 5, 5, 6, 6, 3, 4], [0, 6, 5, 6, 4, 4, 4], [6, 6, 6, 6, 4, 4, 4], [6, 6, 6, 6, 4, 4, 4]], "hovertemplate": "row=%{y}, col=%{x}<br>region=%{customdata}<br>token=%{z}<extra></extra>", "showscale": false, "type": "heatmap", "xaxis": "x4", "xgap": 1, "yaxis": "y4", "ygap": 1, "z": [[7, 1, 7, 7, 2, 2, 2], [7, 0, 7, 0, 2, 3, 7], [0, 0, 7, 0, 3, 7, 7], [7, 7, 7, 7, 6, 3, 7], [7, 7, 5, 7, 7, 7, 7], [6, 7, 7, 7, 7, 4, 4], [6, 7, 7, 6, 4, 7, 4]], "zmax": 7.5, "zmin": -0.5}, {"hoverinfo": "skip", "line": {"color": "#64748B", "width": 1.5}, "mode": "lines", "showlegend": false, "type": "scatter", "x": [0.5, 0.5, null, 0.5, 1.5, null, 2.5, 2.5, null, 1.5, 2.5, null, 3.5, 3.5, null, 4.5, 5.5, null, 5.5, 6.5, null, 3.5, 3.5, null, 4.5, 4.5, null, 3.5, 4.5, null, 5.5, 6.5, null, 0.5, 1.5, null, 1.5, 2.5, null, 3.5, 3.5, null, 2.5, 3.5, null, 3.5, 4.5, null, 5.5, 5.5, null, 0.5, 0.5, null, 0.5, 1.5, null, 2.5, 2.5, null, 4.5, 4.5, null, 3.5, 4.5, null, 5.5, 5.5, null, 4.5, 5.5, null, 0.5, 0.5, null, -0.5, 0.5, null, 1.5, 1.5, null, 2.5, 2.5, null, 1.5, 2.5, null, 3.5, 3.5, null, 3.5, 3.5, null, 3.5, 3.5, null], "xaxis": "x4", "y": [-0.5, 0.5, null, 0.5, 0.5, null, -0.5, 0.5, null, 0.5, 0.5, null, -0.5, 0.5, null, 0.5, 0.5, null, 0.5, 0.5, null, 0.5, 1.5, null, 0.5, 1.5, null, 1.5, 1.5, null, 1.5, 1.5, null, 2.5, 2.5, null, 2.5, 2.5, null, 1.5, 2.5, null, 2.5, 2.5, null, 2.5, 2.5, null, 1.5, 2.5, null, 2.5, 3.5, null, 3.5, 3.5, null, 2.5, 3.5, null, 2.5, 3.5, null, 3.5, 3.5, null, 2.5, 3.5, null, 3.5, 3.5, null, 3.5, 4.5, null, 4.5, 4.5, null, 3.5, 4.5, null, 3.5, 4.5, null, 4.5, 4.5, null, 3.5, 4.5, null, 4.5, 5.5, null, 5.5, 6.5, null], "yaxis": "y4"}, {"colorscale": [[0, "#B8A5E8"], [0.125, "#B8A5E8"], [0.125, "#F0B48B"], [0.25, "#F0B48B"], [0.25, "#92C9E8"], [0.375, "#92C9E8"], [0.375, "#A9D4A4"], [0.5, "#A9D4A4"], [0.5, "#E8CD83"], [0.625, "#E8CD83"], [0.625, "#ECA6BB"], [0.75, "#ECA6BB"], [0.75, "#9FB9D4"], [0.875, "#9FB9D4"], [0.875, "#F1F3F5"], [1, "#F1F3F5"]], "customdata": [[0, 1, 1, 0, 2, 2, 2], [0, 0, 0, 0, 2, 3, 3], [0, 0, 0, 0, 3, 3, 4], [0, 5, 5, 6, 6, 3, 4], [0, 6, 5, 6, 4, 4, 4], [6, 6, 6, 6, 4, 4, 4], [6, 6, 6, 6, 4, 4, 4]], "hovertemplate": "row=%{y}, col=%{x}<br>region=%{customdata}<br>token=%{z}<extra></extra>", "showscale": false, "type": "heatmap", "xaxis": "x5", "xgap": 1, "yaxis": "y5", "ygap": 1, "z": [[7, 1, 7, 7, 7, 2, 7], [7, 0, 7, 7, 2, 3, 7], [0, 7, 7, 0, 3, 7, 7], [7, 7, 7, 7, 6, 3, 7], [7, 7, 5, 7, 7, 7, 7], [6, 7, 7, 7, 7, 7, 4], [6, 7, 7, 6, 4, 7, 7]], "zmax": 7.5, "zmin": -0.5}, {"hoverinfo": "skip", "line": {"color": "#64748B", "width": 1.5}, "mode": "lines", "showlegend": false, "type": "scatter", "x": [0.5, 0.5, null, 0.5, 1.5, null, 2.5, 2.5, null, 1.5, 2.5, null, 3.5, 3.5, null, 4.5, 5.5, null, 5.5, 6.5, null, 3.5, 3.5, null, 4.5, 4.5, null, 3.5, 4.5, null, 5.5, 6.5, null, 0.5, 1.5, null, 1.5, 2.5, null, 3.5, 3.5, null, 2.5, 3.5, null, 3.5, 4.5, null, 5.5, 5.5, null, 0.5, 0.5, null, 0.5, 1.5, null, 2.5, 2.5, null, 4.5, 4.5, null, 3.5, 4.5, null, 5.5, 5.5, null, 4.5, 5.5, null, 0.5, 0.5, null, -0.5, 0.5, null, 1.5, 1.5, null, 2.5, 2.5, null, 1.5, 2.5, null, 3.5, 3.5, null, 3.5, 3.5, null, 3.5, 3.5, null], "xaxis": "x5", "y": [-0.5, 0.5, null, 0.5, 0.5, null, -0.5, 0.5, null, 0.5, 0.5, null, -0.5, 0.5, null, 0.5, 0.5, null, 0.5, 0.5, null, 0.5, 1.5, null, 0.5, 1.5, null, 1.5, 1.5, null, 1.5, 1.5, null, 2.5, 2.5, null, 2.5, 2.5, null, 1.5, 2.5, null, 2.5, 2.5, null, 2.5, 2.5, null, 1.5, 2.5, null, 2.5, 3.5, null, 3.5, 3.5, null, 2.5, 3.5, null, 2.5, 3.5, null, 3.5, 3.5, null, 2.5, 3.5, null, 3.5, 3.5, null, 3.5, 4.5, null, 4.5, 4.5, null, 3.5, 4.5, null, 3.5, 4.5, null, 4.5, 4.5, null, 3.5, 4.5, null, 4.5, 5.5, null, 5.5, 6.5, null], "yaxis": "y5"}, {"colorscale": [[0, "#B8A5E8"], [0.125, "#B8A5E8"], [0.125, "#F0B48B"], [0.25, "#F0B48B"], [0.25, "#92C9E8"], [0.375, "#92C9E8"], [0.375, "#A9D4A4"], [0.5, "#A9D4A4"], [0.5, "#E8CD83"], [0.625, "#E8CD83"], [0.625, "#ECA6BB"], [0.75, "#ECA6BB"], [0.75, "#9FB9D4"], [0.875, "#9FB9D4"], [0.875, "#F1F3F5"], [1, "#F1F3F5"]], "customdata": [[0, 1, 1, 0, 2, 2, 2], [0, 0, 0, 0, 2, 3, 3], [0, 0, 0, 0, 3, 3, 4], [0, 5, 5, 6, 6, 3, 4], [0, 6, 5, 6, 4, 4, 4], [6, 6, 6, 6, 4, 4, 4], [6, 6, 6, 6, 4, 4, 4]], "hovertemplate": "row=%{y}, col=%{x}<br>region=%{customdata}<br>token=%{z}<extra></extra>", "showscale": false, "type": "heatmap", "xaxis": "x6", "xgap": 1, "yaxis": "y6", "ygap": 1, "z": [[7, 1, 7, 7, 7, 7, 7], [7, 7, 7, 7, 7, 7, 7], [7, 7, 7, 0, 7, 7, 7], [7, 7, 7, 7, 7, 3, 7], [7, 7, 5, 7, 7, 7, 7], [7, 7, 7, 7, 7, 7, 7], [6, 7, 7, 7, 7, 7, 7]], "zmax": 7.5, "zmin": -0.5}, {"hoverinfo": "skip", "line": {"color": "#64748B", "width": 1.5}, "mode": "lines", "showlegend": false, "type": "scatter", "x": [0.5, 0.5, null, 0.5, 1.5, null, 2.5, 2.5, null, 1.5, 2.5, null, 3.5, 3.5, null, 4.5, 5.5, null, 5.5, 6.5, null, 3.5, 3.5, null, 4.5, 4.5, null, 3.5, 4.5, null, 5.5, 6.5, null, 0.5, 1.5, null, 1.5, 2.5, null, 3.5, 3.5, null, 2.5, 3.5, null, 3.5, 4.5, null, 5.5, 5.5, null, 0.5, 0.5, null, 0.5, 1.5, null, 2.5, 2.5, null, 4.5, 4.5, null, 3.5, 4.5, null, 5.5, 5.5, null, 4.5, 5.5, null, 0.5, 0.5, null, -0.5, 0.5, null, 1.5, 1.5, null, 2.5, 2.5, null, 1.5, 2.5, null, 3.5, 3.5, null, 3.5, 3.5, null, 3.5, 3.5, null], "xaxis": "x6", "y": [-0.5, 0.5, null, 0.5, 0.5, null, -0.5, 0.5, null, 0.5, 0.5, null, -0.5, 0.5, null, 0.5, 0.5, null, 0.5, 0.5, null, 0.5, 1.5, null, 0.5, 1.5, null, 1.5, 1.5, null, 1.5, 1.5, null, 2.5, 2.5, null, 2.5, 2.5, null, 1.5, 2.5, null, 2.5, 2.5, null, 2.5, 2.5, null, 1.5, 2.5, null, 2.5, 3.5, null, 3.5, 3.5, null, 2.5, 3.5, null, 2.5, 3.5, null, 3.5, 3.5, null, 2.5, 3.5, null, 3.5, 3.5, null, 3.5, 4.5, null, 4.5, 4.5, null, 3.5, 4.5, null, 3.5, 4.5, null, 4.5, 4.5, null, 3.5, 4.5, null, 4.5, 5.5, null, 5.5, 6.5, null], "yaxis": "y6"}, {"hoverinfo": "skip", "mode": "text", "showlegend": false, "text": ["♛", "♛", "♛", "♛", "♛"], "textfont": {"color": "#172033", "size": 25}, "type": "scatter", "x": [1, 3, 5, 2, 0], "xaxis": "x6", "y": [0, 2, 3, 4, 6], "yaxis": "y6"}, {"colorscale": [[0, "#B8A5E8"], [0.125, "#B8A5E8"], [0.125, "#F0B48B"], [0.25, "#F0B48B"], [0.25, "#92C9E8"], [0.375, "#92C9E8"], [0.375, "#A9D4A4"], [0.5, "#A9D4A4"], [0.5, "#E8CD83"], [0.625, "#E8CD83"], [0.625, "#ECA6BB"], [0.75, "#ECA6BB"], [0.75, "#9FB9D4"], [0.875, "#9FB9D4"], [0.875, "#F1F3F5"], [1, "#F1F3F5"]], "customdata": [[0, 1, 1, 0, 2, 2, 2], [0, 0, 0, 0, 2, 3, 3], [0, 0, 0, 0, 3, 3, 4], [0, 5, 5, 6, 6, 3, 4], [0, 6, 5, 6, 4, 4, 4], [6, 6, 6, 6, 4, 4, 4], [6, 6, 6, 6, 4, 4, 4]], "hovertemplate": "row=%{y}, col=%{x}<br>region=%{customdata}<br>token=%{z}<extra></extra>", "showscale": false, "type": "heatmap", "xaxis": "x7", "xgap": 1, "yaxis": "y7", "ygap": 1, "z": [[7, 1, 7, 7, 7, 7, 7], [7, 7, 7, 7, 2, 7, 7], [0, 7, 7, 7, 7, 7, 7], [7, 7, 7, 7, 7, 3, 7], [7, 7, 5, 7, 7, 7, 7], [7, 7, 7, 7, 7, 7, 4], [7, 7, 7, 6, 7, 7, 7]], "zmax": 7.5, "zmin": -0.5}, {"hoverinfo": "skip", "line": {"color": "#64748B", "width": 1.5}, "mode": "lines", "showlegend": false, "type": "scatter", "x": [0.5, 0.5, null, 0.5, 1.5, null, 2.5, 2.5, null, 1.5, 2.5, null, 3.5, 3.5, null, 4.5, 5.5, null, 5.5, 6.5, null, 3.5, 3.5, null, 4.5, 4.5, null, 3.5, 4.5, null, 5.5, 6.5, null, 0.5, 1.5, null, 1.5, 2.5, null, 3.5, 3.5, null, 2.5, 3.5, null, 3.5, 4.5, null, 5.5, 5.5, null, 0.5, 0.5, null, 0.5, 1.5, null, 2.5, 2.5, null, 4.5, 4.5, null, 3.5, 4.5, null, 5.5, 5.5, null, 4.5, 5.5, null, 0.5, 0.5, null, -0.5, 0.5, null, 1.5, 1.5, null, 2.5, 2.5, null, 1.5, 2.5, null, 3.5, 3.5, null, 3.5, 3.5, null, 3.5, 3.5, null], "xaxis": "x7", "y": [-0.5, 0.5, null, 0.5, 0.5, null, -0.5, 0.5, null, 0.5, 0.5, null, -0.5, 0.5, null, 0.5, 0.5, null, 0.5, 0.5, null, 0.5, 1.5, null, 0.5, 1.5, null, 1.5, 1.5, null, 1.5, 1.5, null, 2.5, 2.5, null, 2.5, 2.5, null, 1.5, 2.5, null, 2.5, 2.5, null, 2.5, 2.5, null, 1.5, 2.5, null, 2.5, 3.5, null, 3.5, 3.5, null, 2.5, 3.5, null, 2.5, 3.5, null, 3.5, 3.5, null, 2.5, 3.5, null, 3.5, 3.5, null, 3.5, 4.5, null, 4.5, 4.5, null, 3.5, 4.5, null, 3.5, 4.5, null, 4.5, 4.5, null, 3.5, 4.5, null, 4.5, 5.5, null, 5.5, 6.5, null], "yaxis": "y7"}, {"hoverinfo": "skip", "mode": "text", "showlegend": false, "text": ["♛", "♛", "♛", "♛", "♛", "♛", "♛"], "textfont": {"color": "#172033", "size": 25}, "type": "scatter", "x": [1, 4, 0, 5, 2, 6, 3], "xaxis": "x7", "y": [0, 1, 2, 3, 4, 5, 6], "yaxis": "y7"}], "layout": {"annotations": [{"font": {"size": 14}, "showarrow": false, "text": "t = 0.0", "x": 0.06371, "xanchor": "center", "xref": "paper", "y": 1, "yanchor": "bottom", "yref": "paper"}, {"font": {"size": 14}, "showarrow": false, "text": "t = 0.2", "x": 0.2091, "xanchor": "center", "xref": "paper", "y": 1, "yanchor": "bottom", "yref": "paper"}, {"font": {"size": 14}, "showarrow": false, "text": "t = 0.4", "x": 0.3546, "xanchor": "center", "xref": "paper", "y": 1, "yanchor": "bottom", "yref": "paper"}, {"font": {"size": 14}, "showarrow": false, "text": "t = 0.6", "x": 0.5, "xanchor": "center", "xref": "paper", "y": 1, "yanchor": "bottom", "yref": "paper"}, {"font": {"size": 14}, "showarrow": false, "text": "t = 0.8", "x": 0.6454, "xanchor": "center", "xref": "paper", "y": 1, "yanchor": "bottom", "yref": "paper"}, {"font": {"size": 14}, "showarrow": false, "text": "t = 1.0", "x": 0.7909, "xanchor": "center", "xref": "paper", "y": 1, "yanchor": "bottom", "yref": "paper"}, {"font": {"size": 14}, "showarrow": false, "text": "Supplied solution", "x": 0.9363, "xanchor": "center", "xref": "paper", "y": 1, "yanchor": "bottom", "yref": "paper"}], "autosize": true, "font": {"family": "Arial, sans-serif", "size": 15}, "height": 315, "margin": {"b": 20, "l": 10, "r": 10, "t": 85}, "showlegend": false, "title": {"font": {"size": 22}, "text": "Synthetic · test puzzle 1045 · attempt 2 · UNSOLVED", "x": 0}, "xaxis": {"anchor": "y", "constrain": "domain", "domain": [0, 0.1274], "fixedrange": true, "range": [-0.5, 6.5], "showgrid": false, "showticklabels": false, "zeroline": false}, "xaxis2": {"anchor": "y2", "constrain": "domain", "domain": [0.1454, 0.2729], "fixedrange": true, "range": [-0.5, 6.5], "showgrid": false, "showticklabels": false, "zeroline": false}, "xaxis3": {"anchor": "y3", "constrain": "domain", "domain": [0.2909, 0.4183], "fixedrange": true, "range": [-0.5, 6.5], "showgrid": false, "showticklabels": false, "zeroline": false}, "xaxis4": {"anchor": "y4", "constrain": "domain", "domain": [0.4363, 0.5637], "fixedrange": true, "range": [-0.5, 6.5], "showgrid": false, "showticklabels": false, "zeroline": false}, "xaxis5": {"anchor": "y5", "constrain": "domain", "domain": [0.5817, 0.7091], "fixedrange": true, "range": [-0.5, 6.5], "showgrid": false, "showticklabels": false, "zeroline": false}, "xaxis6": {"anchor": "y6", "constrain": "domain", "domain": [0.7271, 0.8546], "fixedrange": true, "range": [-0.5, 6.5], "showgrid": false, "showticklabels": false, "zeroline": false}, "xaxis7": {"anchor": "y7", "constrain": "domain", "domain": [0.8726, 1.0], "fixedrange": true, "range": [-0.5, 6.5], "showgrid": false, "showticklabels": false, "zeroline": false}, "yaxis": {"anchor": "x", "constrain": "domain", "domain": [0, 1], "fixedrange": true, "range": [6.5, -0.5], "scaleanchor": "x", "scaleratio": 1, "showgrid": false, "showticklabels": false, "zeroline": false}, "yaxis2": {"anchor": "x2", "constrain": "domain", "domain": [0, 1], "fixedrange": true, "range": [6.5, -0.5], "scaleanchor": "x2", "scaleratio": 1, "showgrid": false, "showticklabels": false, "zeroline": false}, "yaxis3": {"anchor": "x3", "constrain": "domain", "domain": [0, 1], "fixedrange": true, "range": [6.5, -0.5], "scaleanchor": "x3", "scaleratio": 1, "showgrid": false, "showticklabels": false, "zeroline": false}, "yaxis4": {"anchor": "x4", "constrain": "domain", "domain": [0, 1], "fixedrange": true, "range": [6.5, -0.5], "scaleanchor": "x4", "scaleratio": 1, "showgrid": false, "showticklabels": false, "zeroline": false}, "yaxis5": {"anchor": "x5", "constrain": "domain", "domain": [0, 1], "fixedrange": true, "range": [6.5, -0.5], "scaleanchor": "x5", "scaleratio": 1, "showgrid": false, "showticklabels": false, "zeroline": false}, "yaxis6": {"anchor": "x6", "constrain": "domain", "domain": [0, 1], "fixedrange": true, "range": [6.5, -0.5], "scaleanchor": "x6", "scaleratio": 1, "showgrid": false, "showticklabels": false, "zeroline": false}, "yaxis7": {"anchor": "x7", "constrain": "domain", "domain": [0, 1], "fixedrange": true, "range": [6.5, -0.5], "scaleanchor": "x7", "scaleratio": 1, "showgrid": false, "showticklabels": false, "zeroline": false}}}
